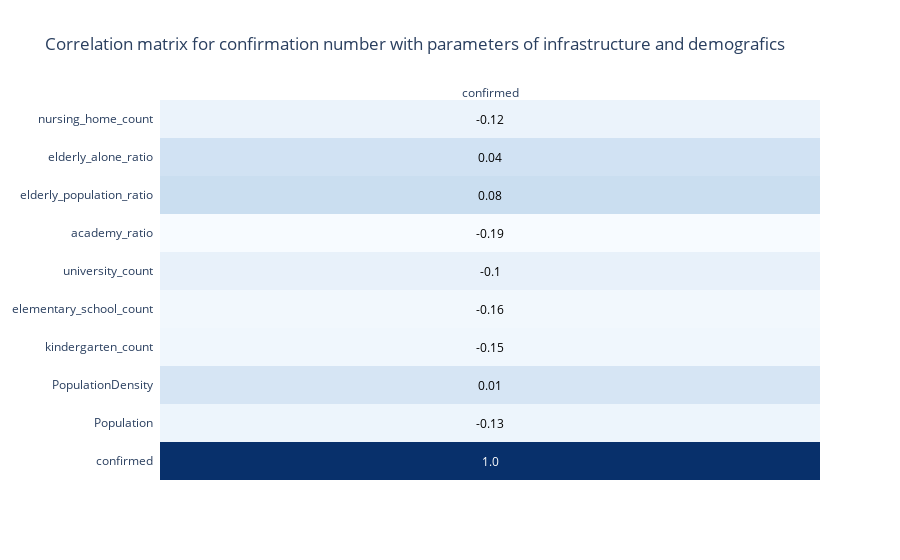

Notebook source saved alongside this figure:
### Markdown cell above
Now let's do a quick correlation matrix to see if demographics and infrastruktur influence the cases of confirmation

### Code cell
import plotly.figure_factory as ff

corr_matrix=df.corr()
y_keys=list(corr_matrix.index)
corr_matrix=corr_matrix['confirmed'].to_frame()
fig = ff.create_annotated_heatmap(corr_matrix.values.round(2), colorscale='Blues', x=list(corr_matrix.columns),y=y_keys)
fig.update_layout(
                  title_text="Correlation matrix for confirmation number with parameters of infrastructure and demografics",
                  template="plotly_white")
fig.show()

### Figure 1 — Plotly figure (JSON) as saved in the notebook; plotly's stock layout.template omitted (floating-point values rounded to 4 significant figures)
{"data": [{"colorscale": [[0, "rgb(247,251,255)"], [0.125, "rgb(222,235,247)"], [0.25, "rgb(198,219,239)"], [0.375, "rgb(158,202,225)"], [0.5, "rgb(107,174,214)"], [0.625, "rgb(66,146,198)"], [0.75, "rgb(33,113,181)"], [0.875, "rgb(8,81,156)"], [1, "rgb(8,48,107)"]], "reversescale": false, "showscale": false, "type": "heatmap", "x": ["confirmed"], "y": ["confirmed", "Population", "PopulationDensity", "kindergarten_count", "elementary_school_count", "university_count", "academy_ratio", "elderly_population_ratio", "elderly_alone_ratio", "nursing_home_count"], "z": [[1], [-0.13], [0.01], [-0.15], [-0.16], [-0.1], [-0.19], [0.08], [0.04], [-0.12]]}], "layout": {"annotations": [{"font": {"color": "#FFFFFF"}, "showarrow": false, "text": "1.0", "x": "confirmed", "xref": "x", "y": "confirmed", "yref": "y"}, {"font": {"color": "#000000"}, "showarrow": false, "text": "-0.13", "x": "confirmed", "xref": "x", "y": "Population", "yref": "y"}, {"font": {"color": "#000000"}, "showarrow": false, "text": "0.01", "x": "confirmed", "xref": "x", "y": "PopulationDensity", "yref": "y"}, {"font": {"color": "#000000"}, "showarrow": false, "text": "-0.15", "x": "confirmed", "xref": "x", "y": "kindergarten_count", "yref": "y"}, {"font": {"color": "#000000"}, "showarrow": false, "text": "-0.16", "x": "confirmed", "xref": "x", "y": "elementary_school_count", "yref": "y"}, {"font": {"color": "#000000"}, "showarrow": false, "text": "-0.1", "x": "confirmed", "xref": "x", "y": "university_count", "yref": "y"}, {"font": {"color": "#000000"}, "showarrow": false, "text": "-0.19", "x": "confirmed", "xref": "x", "y": "academy_ratio", "yref": "y"}, {"font": {"color": "#000000"}, "showarrow": false, "text": "0.08", "x": "confirmed", "xref": "x", "y": "elderly_population_ratio", "yref": "y"}, {"font": {"color": "#000000"}, "showarrow": false, "text": "0.04", "x": "confirmed", "xref": "x", "y": "elderly_alone_ratio", "yref": "y"}, {"font": {"color": "#000000"}, "showarrow": false, "text": "-0.12", "x": "confirmed", "xref": "x", "y": "nursing_home_count", "yref": "y"}], "title": {"text": "Correlation matrix for confirmation number with parameters of infrastructure and demografics"}, "xaxis": {"dtick": 1, "gridcolor": "rgb(0, 0, 0)", "side": "top", "ticks": ""}, "yaxis": {"dtick": 1, "ticks": "", "ticksuffix": "  "}}}
